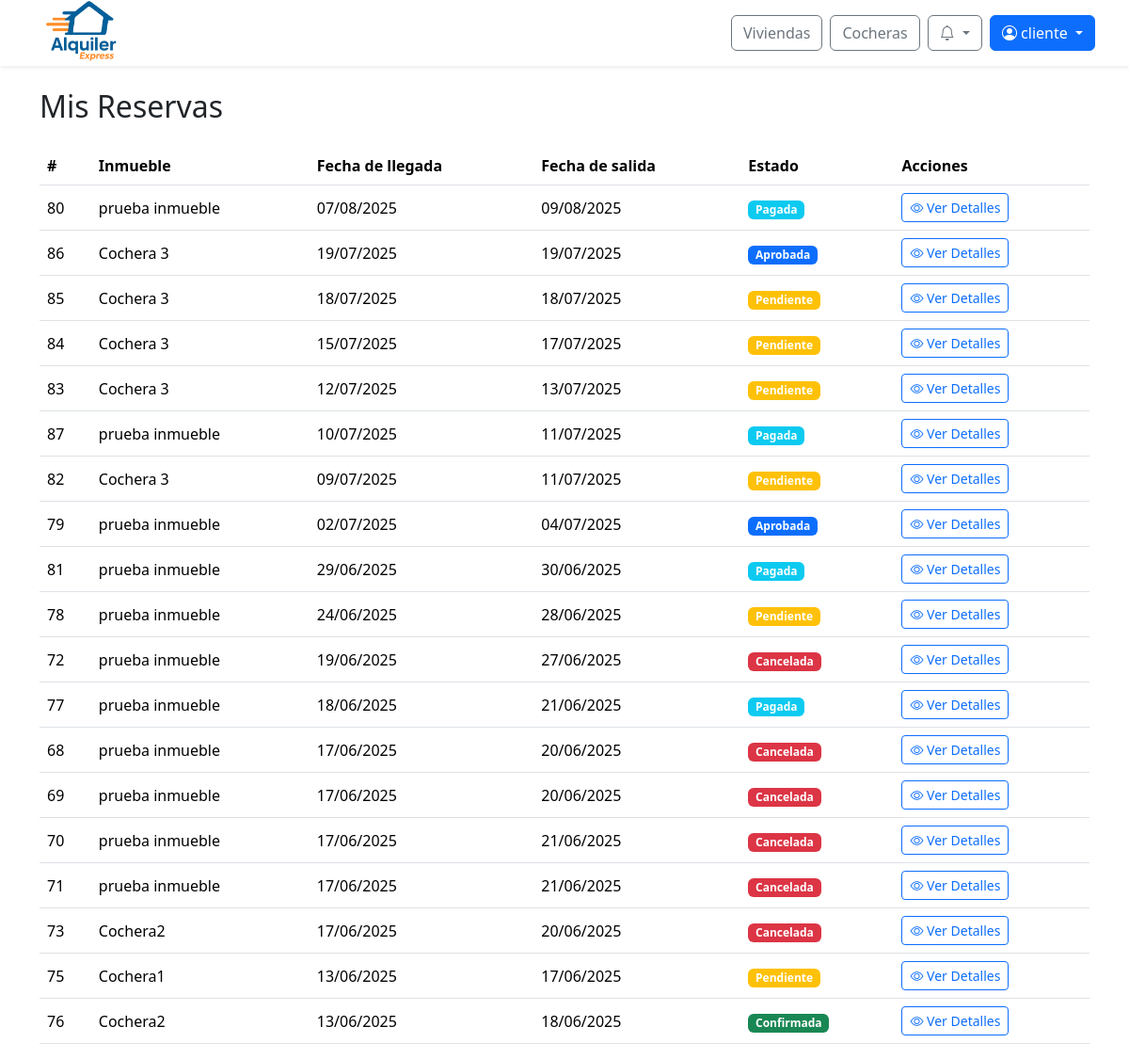
Before: /reservas/ (signed in) with the older database file.
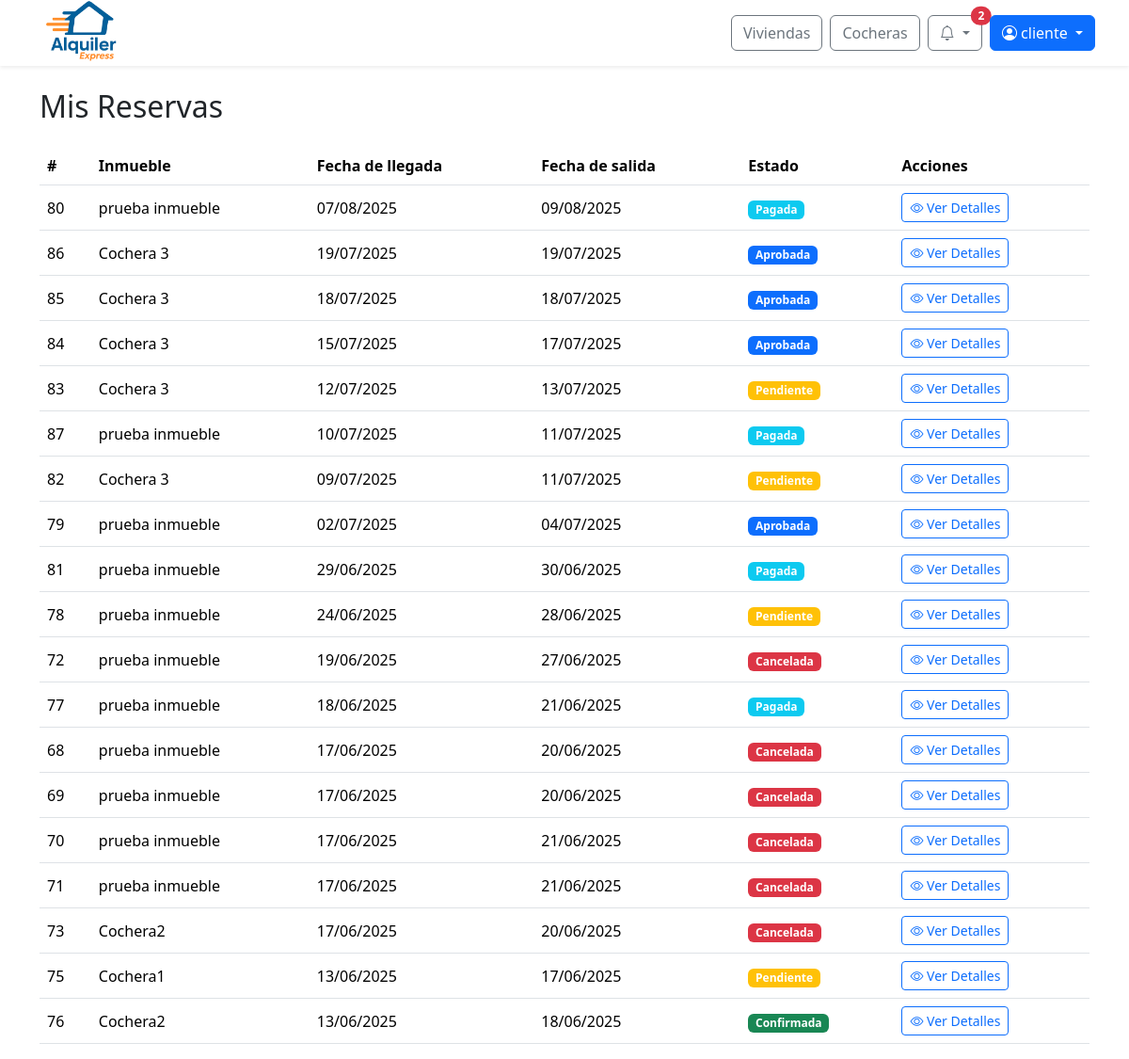
After: the same page with the newer database file.
### web/models.py (models this page shows, shortened)
class Reserva(models.Model):
    id_reserva = models.AutoField(primary_key=True)
    fecha_inicio = models.DateTimeField(default=timezone.now)
    fecha_fin = models.DateTimeField()
    precio_total = models.DecimalField(max_digits=10, decimal_places=2)
    estado = models.ForeignKey(Estado, on_delete=models.SET_NULL, null=True)  # Aquí está el estado FK
    inmueble = models.ForeignKey(Inmueble, null=True, blank=True, on_delete=models.SET_NULL)
    cochera = models.ForeignKey(Cochera, null=True, blank=True, on_delete=models.SET_NULL)
    descripcion = models.TextField()
    creada_en = models.DateTimeField(default=timezone.now)
    aprobada_en = models.DateTimeField(null=True, blank=True)
    cantidad_adultos = models.PositiveIntegerField(default=1, verbose_name="Cantidad de adultos")
    cantidad_ninos = models.PositiveIntegerField(default=0, verbose_name="Cantidad de niños")
    patente = models.CharField(max_length=20, null=True, blank=True, verbose_name="Patente del vehículo")

class Estado(models.Model):
    id_estado = models.AutoField(primary_key=True)
    nombre = models.CharField(max_length=100)

class Cochera(models.Model):
    id_cochera = models.AutoField(primary_key=True)
    nombre = models.CharField(max_length=100, unique=True)
    alto = models.FloatField()
    ancho = models.FloatField()
    largo = models.FloatField()
    cantidad_vehiculos = models.IntegerField()
    con_techo = models.BooleanField()
    descripcion = models.TextField()
    direccion = models.TextField()
    provincia = models.ForeignKey(Provincia, on_delete=models.SET_NULL, null=True)
    ciudad = models.ForeignKey(Ciudad, on_delete=models.SET_NULL, null=True)
    precio_por_dia = models.DecimalField(max_digits=10, decimal_places=2)
    politica_cancelacion = models.TextField()
    fecha_publicacion = models.DateField()
    estado = models.ForeignKey(Estado, on_delete=models.SET_NULL, null=True)
    empleado = models.ForeignKey(Perfil, null=True, blank=True, on_delete=models.SET_NULL)
    minimo_dias_alquiler = models.PositiveIntegerField(default=1, verbose_name="Mínimo de días de alquiler")
    def __str__(self):
        return self.nombre

### web/views/viewsReservas.py (the view)
# urls.py: path('reservas/', viewsReservas.reservas_usuario, name='reservas_usuario'),
@login_required
def reservas_usuario(request):
    reservas = Reserva.objects.filter(clienteinmueble__cliente=request.user.perfil).distinct().order_by('-fecha_inicio')
    return render(request, 'reservas.html', {
        'reservas': reservas
    })

### web/context_processors.py (called while the page is built)
def notifications(request):
    if request.user.is_authenticated:
        try:
            return {
                'notificaciones': request.user.perfil.notificacion_set.order_by('-fecha_creacion')[:10],
                'notificaciones_no_leidas': request.user.perfil.notificacion_set.filter(leido=False).count()
            }
        except Exception:
            return {}
    return {}

def is_client_context(request):
    return {'is_client': is_client(request.user)}

### web/models.py (called while the page is built)
    def __str__(self):
        return self.nombre

### web/templatetags/user_groups.py (called while the page is built)
@register.filter(name='has_group')
def has_group(user, group_name):
    if not user.is_authenticated:
        return False
    return user.groups.filter(name=group_name).exists()

### web/utils.py (called while the page is built)
def is_client(user):
    return user.is_authenticated and user.groups.filter(name="cliente").exists()

### web/templates/reservas.html (shortened to what this page needs)
{% extends 'base/base.html' %}
{% load static %}
{% block content %}
<div class="container pt-4" style="margin-top: 70px;">
  <h2 class="mb-4">Mis Reservas</h2>
  {% if reservas %}
    <div class="table-responsive">
      <table class="table table-hover align-middle">
        <thead>
          <tr>
            <th>#</th>
            <th>Inmueble</th>
            <th>Fecha de llegada</th>
            <th>Fecha de salida</th>
            <th>Estado</th>
            <th>Acciones</th>
          </tr>
        </thead>
        <tbody>
          {% for reserva in reservas %}
          <tr>
            <td>{{ reserva.id_reserva }}</td>
            <td>
              {% if reserva.inmueble %}
                {{ reserva.inmueble }}
              {% elif reserva.cochera %}
                {{ reserva.cochera }}
              {% else %}
                -
              {% endif %}
            </td>
            <td>{{ reserva.fecha_inicio|date:"d/m/Y" }}</td>
            <td>{{ reserva.fecha_fin|date:"d/m/Y" }}</td>
            <td>
              <span class="badge
                {% if reserva.estado.nombre == 'Confirmada' %}bg-success
                {% elif reserva.estado.nombre == 'Cancelada' %}bg-danger
                {% elif reserva.estado.nombre == 'Rechazada' %}bg-secondary
                {% elif reserva.estado.nombre == 'Pagada' %}bg-info
                {% elif reserva.estado.nombre == 'Aprobada' %}bg-primary
                {% elif reserva.estado.nombre == 'Pendiente' %}bg-warning
                {% elif reserva.estado.nombre == 'Finalizada' %}bg-dark
                {% else %}bg-warning{% endif %}">
                {{ reserva.estado.nombre }}
              </span>
            </td>
            <td>
              <a href="{% url 'ver_detalle_reserva' reserva.id_reserva %}" class="btn btn-outline-primary btn-sm">
                <i class="bi bi-eye"></i> Ver Detalles
              </a>
            </td>
          </tr>
          {% endfor %}
        </tbody>
      </table>
    </div>
  {% else %}
    <div class="alert alert-info">No tienes reservas registradas.</div>
  {% endif %}
</div>
{% endblock %}

### web/templates/base/base.html (shortened to what this page needs)
{% load static %}
{% load user_groups %}
<!DOCTYPE html>
<html lang="es">
<head>
  <link rel="stylesheet" href="{% static 'css/normalize.css' %}">
  <link href="https://cdn.jsdelivr.net/npm/bootstrap@5.3.3/dist/css/bootstrap.min.css" rel="stylesheet">
  <link href="https://cdn.jsdelivr.net/npm/bootstrap-icons@1.10.5/font/bootstrap-icons.css" rel="stylesheet">
  <link rel="stylesheet" href="https://cdn.jsdelivr.net/npm/sweetalert2@11/dist/sweetalert2.min.css">
  <link rel="stylesheet" href="{% static 'css/global.css' %}">
  <link rel="stylesheet" href="{% static 'css/notification.css' %}">
</head>
<body>
  <nav class="navbar navbar-expand-lg navbar-light bg-white fixed-top shadow-sm px-4">
    <div class="navbar__container container-fluid d-flex align-items-center justify-content-between">
      <div class="d-flex align-items-center me-3">
        <a href="{% url 'index' %}">
          <img src="{% static 'img/logo-alquiler-express-3.png' %}" alt="Logo Alquiler Express" class="navbar__icon">
        </a>
      </div>
      <div class="navbar__buttons d-flex align-items-center ms-3">
        <a href="{% url 'buscar_inmuebles' %}" class="btn btn-outline-secondary me-2">Viviendas</a>
        <a href="{% url 'buscar_cocheras' %}" class="btn btn-outline-secondary me-2">Cocheras</a>
        {% if user.is_authenticated %}
          <div class="dropdown me-2">
            <button class="btn btn-outline-secondary position-relative dropdown-toggle"
                    type="button"
                    id="notificacionesDropdown"
                    data-bs-toggle="dropdown"
                    aria-expanded="false"
                    onclick="marcarTodasLeidas('{% url 'marcar_todas_leidas' %}', '{{ csrf_token }}')">
              <i class="bi bi-bell"></i>
              {% if notificaciones_no_leidas > 0 %}
                <span class="position-absolute top-0 start-100 translate-middle badge rounded-pill bg-danger">
                  {{ notificaciones_no_leidas }}
                </span>
              {% endif %}
            </button>
          </div>
          <div class="dropdown">
            <button class="btn btn-primary dropdown-toggle" type="button" id="userOptionsDropdown" data-bs-toggle="dropdown" aria-expanded="false">
              <i class="bi bi-person-circle"></i> {{ user.first_name|default:user.username }}
            </button>
          </div>
        {% else %}
          <a href="{% url 'login' %}" class="btn btn-outline-secondary me-2">Iniciar sesión</a>
          <a href="{% url 'register' %}" class="btn btn-primary">Registrarse</a>
        {% endif %}
      </div>
    </div>
  </nav>
  {% block content %}{% endblock content %}
</body>
</html>

Changed rows visible on the page:
changed Reserva id 85: estado_id 2 → 3 (drawn); estado.nombre "Pendiente" → "Aprobada"
changed Reserva id 84: estado_id 2 → 3 (drawn); estado.nombre "Pendiente" → "Aprobada"
Other visible differences:
{{ notificaciones_no_leidas }}: (not shown) → "2"
